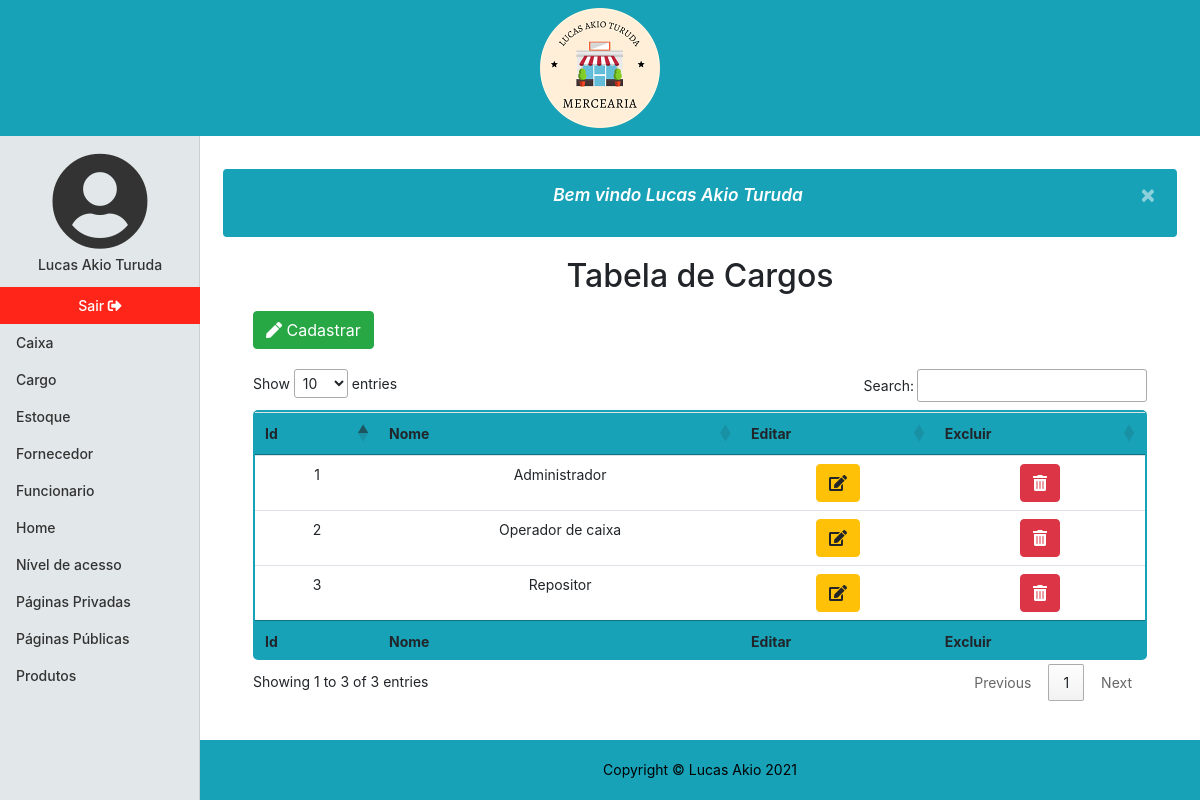
Page /cargo (signed in) on the committed database.
### tables this page shows
CREATE TABLE `cargo` (
  `id` int NOT NULL AUTO_INCREMENT,
  `nome` varchar(45) NOT NULL,
  PRIMARY KEY (`id`)
);

### app/Controller/Cargo.php (called while the page is built, shortened)
<?php
    class Cargo extends Controller
    {
        private $dados;
        public function index()
        {
            $this->listar();
            $pagina = new \Core\ConfigView("View/cargo/index",$this->dados);
            $pagina->renderizar();
        }
        private function listar()
        {
            $tabela = new \App\Model\Cargo();
            $this->dados = $tabela->listar();
        }
    }

### core/ConfigController.php (called while the page is built, shortened)
<?php
class ConfigController
{
    private string $urlMetodo;
    public function __construct()
    {
        if(!empty(filter_input(INPUT_GET,"url",FILTER_SANITIZE_URL)))
        {
            $this->url = filter_input(INPUT_GET,"url",FILTER_SANITIZE_URL);
            $this->urlDividida = explode('/',$this->url,);
            if(isset($this->urlDividida[1]) && !empty($this->urlDividida[1]))
            {
                $this->urlMetodo = $this->urlDividida[1];
            }
            else{
                $this->urlMetodo = "index";
            }
        }
        else{
            $this->urlController = "login";
            $this->urlMetodo = "index";
        }
    }
    public function carregar()
    {
        $metodo = $this->urlMetodo;
        $pagina = new $classe();
        $pagina->$metodo();
    }
}
?>

### index.php (called while the page is built, shortened)
<?php
$url = new Core\ConfigController();
$url->carregar();
?>

### app/Model/Model.php (called while the page is built, shortened)
<?php
class Model extends Conexao
{
    protected $conn;
    function __construct()
    {
        $this->conn = parent::conectar();
    }
    final protected function projetarTodos($query): array
    {
        $this->query = $this->conn->prepare($query);
        $this->query->execute();
        return $this->query->fetchAll(PDO::FETCH_ASSOC);
    }
}
?>

### app/Model/Conexao.php (called while the page is built, shortened)
<?php
class Conexao
{
   private $bdType = "mysql";
   private $host = "localhost";
   private $user = "root";
   private $password = "root";
   private $port = 3306;
   private $bdname = "mercearia";
   protected function conectar()
   {
       try{
            $con = new PDO($this->bdType.':host='.$this->host.';port='.$this->port.';dbname='.$this->bdname, $this->user, $this->password);
            $con->setAttribute(PDO::ATTR_ERRMODE, PDO::ERRMODE_EXCEPTION);
            return $con;
       }
       catch(PDOException $e)
       {
           $alerta = new \App\Model\Alerta();
           $msg= $alerta->alertaFalha("Não foi possivel realizar uma conexão com o site, tente novamente!");
           $_SESSION['msg'] = $msg;
            header("Location:". URL . "paginaInvalida/index");
            exit();
       }
   }
}

### app/Model/Cargo.php (called while the page is built, shortened)
<?php
class Cargo extends Model
{
    public function listar(): array
    {
        $listar = parent::projetarTodos("SELECT id, nome FROM cargo");
        return $listar;
    }
}

### app/View/cargo/index.php (the view, shortened to what this page needs)
<!DOCTYPE html>
<html lang="pt-br">
<head>
    <link rel="stylesheet" href="https://cdn.jsdelivr.net/npm/bootstrap@4.6.0/dist/css/bootstrap.min.css">
    <link href="<?php echo URL; ?>app/Assets/css/mercearia.css" rel="stylesheet">
    <link href="<?php echo URL; ?>app/Assets/fontawesome/css/all.css" rel="stylesheet">
    <link href="https://cdn.datatables.net/1.10.25/css/jquery.dataTables.min.css" rel="stylesheet">
</head>
<?php
include_once "app/View/include/header.php";
?>
<div class="container-fluid">
    <div class="row">
        <?php
        include_once "app/View/include/menulateral.php";
        ?>
        <div class="col-md-9 ml-auto col-lg-10 principal">
            <main role="main" class="m-2">
                <?php
                if (isset($_SESSION['msg'])) {
                    echo $_SESSION['msg'];
                }
                ?>
                <h2 class="text-center mb-3">Tabela de Cargos</h2>
                <button type="button" class="btn btn-success m-button-table" data-toggle="modal" data-target="#modalCadastrar"><i class="fas fa-pen"></i> Cadastrar</button>
                <div class="table-responsive">
                    <table id="listar-cargos" class="table table-hover text-center tabela-personalizada">
                        <thead class="bg-info">
                            <tr>
                                <th>Id</th>
                                <th>Nome</th>
                                <th>Editar</th>
                                <th>Excluir</th>
                            </tr>
                        </thead>
                        <tbody>
                            <?php
                            foreach ($this->dados as $coluna => $item) {
                            ?> <tr>
                                    <td><?php echo $item['id']; ?></td>
                                    <td><?php echo $item['nome']; ?></td>
                                    <td>
                                        <a href="<?php echo URL; ?>cargo/editar/&id=<?php echo $item['id'] ?>" class="btn btn-warning col-mb-3"><i class="fas fa-edit"></i></a>
                                    </td>
                                    <td>
                                        <a href="<?php echo URL; ?>cargo/excluir/&id=<?php echo $item['id'] ?>" class="btn btn-danger col-mb-3" id='link_excluir'><i class="fas fa-trash-alt"></i></a>
                                    </td>
                                </tr>
                            <?php
                            }
                            ?>
                        </tbody>
                        <tfoot class="bg-info">
                            <tr>
                                <th>Id</th>
                                <th>Nome</th>
                                <th>Editar</th>
                                <th>Excluir</th>
                            </tr>
                        </tfoot>
                    </table>
                </div>
            </main>
            <?php
            include_once "app/View/include/footer.php";
            ?>
            </body>
</html>

### app/Assets/css/mercearia.css (style rules this page uses)
body { font-size: .875rem; }
.alertaBemvindo { background-color: #17a2b8; color:white; font-size: 13pt; font-style: italic; font-weight: 600; margin: 0 15px 20px; }
.principal { min-height: 83vh; padding-left: 0; padding-right: 0; padding-bottom: 60px; }
main { height: 100%; padding-top:25px; }
.tabela-personalizada { border:2px solid #17a2b8; border-radius: 5px; }
.m-button-table { margin:0 45px 20px 45px; }

### rows in the picture
cargo: id "1", nome "Administrador"
cargo: id "2", nome "Operador de caixa"
cargo: id "3", nome "Repositor"

### other values in the picture
$_SESSION['usuario_nome'] "Lucas Akio Turuda"
$pagina "Caixa"
$pagina "Cargo"
$pagina "Estoque"
$pagina "Fornecedor"
$pagina "Funcionario"
$pagina "Home"
$pagina "Produtos"
$_SESSION['msg'] "Bem vindo Lucas Akio Turuda ×"
